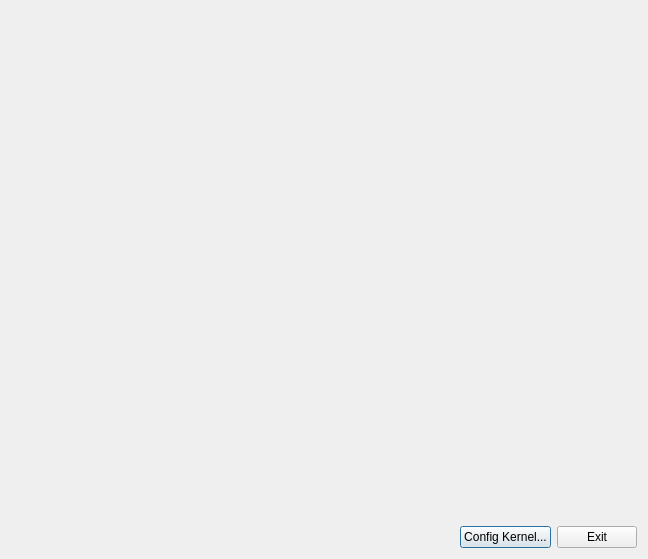
<?xml version="1.0" encoding="UTF-8"?>
<ui version="4.0">
 <class>ImageDialog</class>
 <widget class="QDialog" name="ImageDialog">
  <property name="geometry">
   <rect>
    <x>0</x>
    <y>0</y>
    <width>648</width>
    <height>559</height>
   </rect>
  </property>
  <property name="windowTitle">
   <string>Dialog</string>
  </property>
  <layout class="QVBoxLayout" name="verticalLayout_2">
   <item>
    <layout class="QVBoxLayout" name="verticalLayout_3">
     <item>
      <spacer name="verticalSpacer">
       <property name="orientation">
        <enum>Qt::Vertical</enum>
       </property>
       <property name="sizeHint" stdset="0">
        <size>
         <width>20</width>
         <height>40</height>
        </size>
       </property>
      </spacer>
     </item>
     <item>
      <widget class="QWidget" name="GLWidget" native="true"/>
     </item>
    </layout>
   </item>
   <item>
    <layout class="QHBoxLayout" name="horizontalLayout">
     <item>
      <spacer name="horizontalSpacer">
       <property name="orientation">
        <enum>Qt::Horizontal</enum>
       </property>
       <property name="sizeHint" stdset="0">
        <size>
         <width>40</width>
         <height>20</height>
        </size>
       </property>
      </spacer>
     </item>
     <item>
      <widget class="QPushButton" name="configButton">
       <property name="text">
        <string>Config Kernel...</string>
       </property>
      </widget>
     </item>
     <item>
      <widget class="QPushButton" name="exitButton">
       <property name="text">
        <string>Exit</string>
       </property>
      </widget>
     </item>
    </layout>
   </item>
  </layout>
 </widget>
 <resources/>
 <connections/>
</ui>
